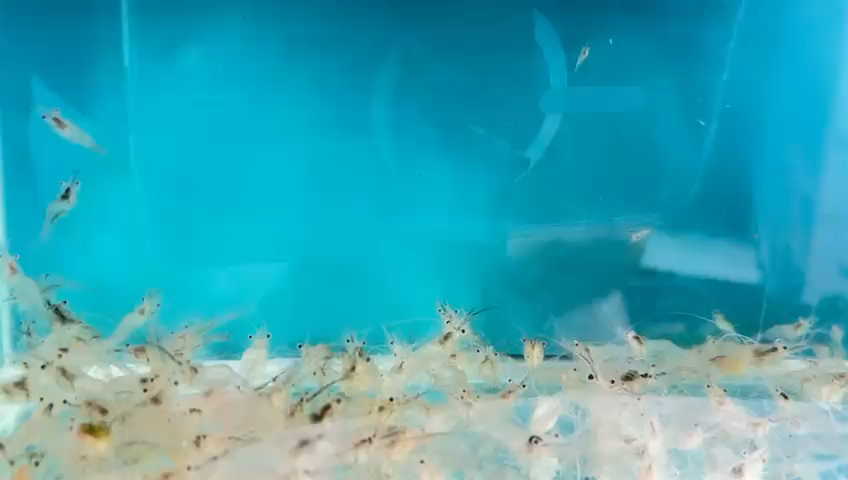
#> input picture shrimp-ai/dataset/images/test/video09_001.png, 848 x 480 px
$ python -i preprocess_yolo_dataset.py   (imports and definitions only)
#> lines starting #> are read from the running program, lines starting #| are printed output that depends on the picture
#> further down, picture is the input picture: shape (480, 848, 3); mean B, G, R 180.7, 165.4, 57.6
from __future__ import annotations

import argparse
import shutil
from pathlib import Path

import cv2


SUPPORTED_EXTENSIONS = {".jpg", ".jpeg", ".png"}
SPLITS = ("train", "val", "test")


# [53 lines left out: functions parse_args, collect_images, resolve_layout, not called in this run]


def preprocess_image(image):
    lab_image = cv2.cvtColor(image, cv2.COLOR_BGR2LAB)
#> lab_image: shape (480, 848, 3); mean of channels 0, 1, 2 162.7, 109.4, 112.9
    l_channel, a_channel, b_channel = cv2.split(lab_image)
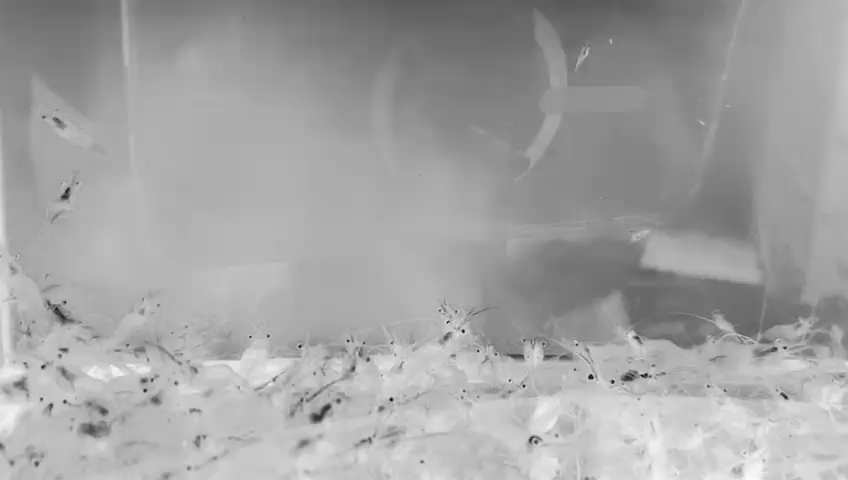
#> l_channel: shape (480, 848); min 9, max 249, mean 162.7
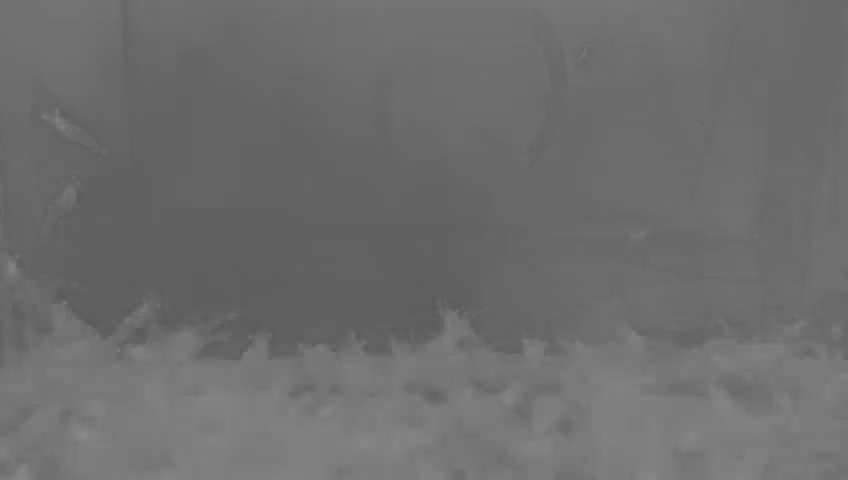
#> a_channel: shape (480, 848); min 90, max 136, mean 109.4
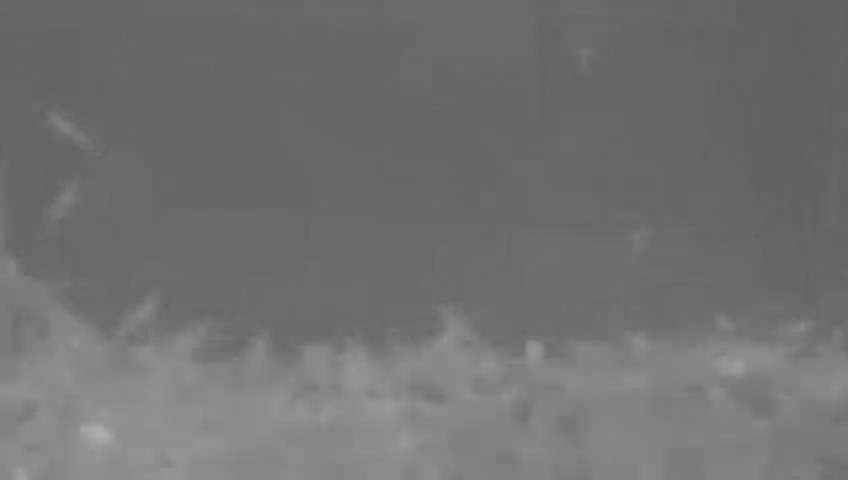
#> b_channel: shape (480, 848); min 95, max 176, mean 112.9

    clahe = cv2.createCLAHE(clipLimit=2.0, tileGridSize=(8, 8))
    enhanced_l_channel = clahe.apply(l_channel)
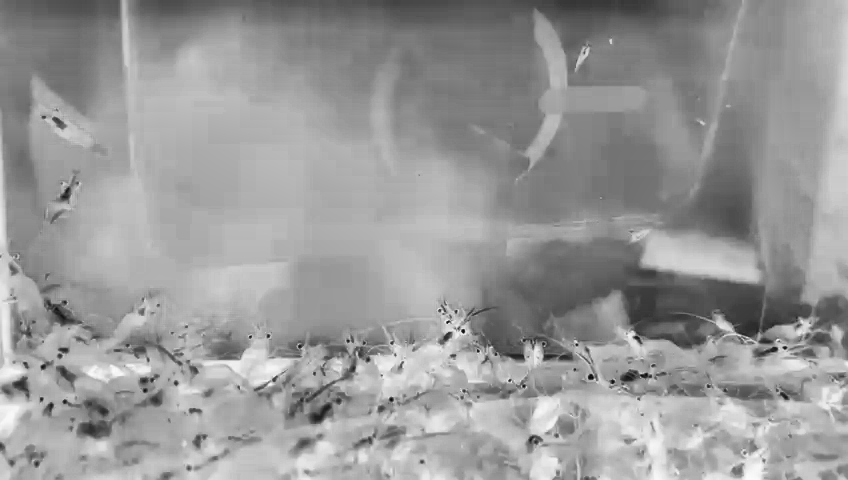
#> enhanced_l_channel: shape (480, 848); min 5, max 251, mean 152.7

    enhanced_lab = cv2.merge((enhanced_l_channel, a_channel, b_channel))
#> enhanced_lab: shape (480, 848, 3); mean of channels 0, 1, 2 152.7, 109.4, 112.9
    color_corrected = cv2.cvtColor(enhanced_lab, cv2.COLOR_LAB2BGR)
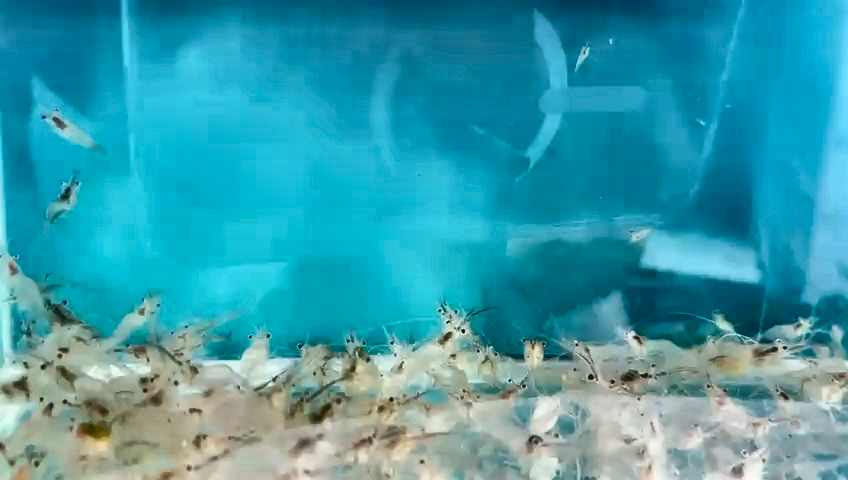
#> color_corrected: shape (480, 848, 3); mean B, G, R 170.7, 155.4, 55.7

    blurred = cv2.GaussianBlur(color_corrected, (3, 3), 0)
    sharpened = cv2.addWeighted(color_corrected, 1.5, blurred, -0.5, 0)

    return sharpened


# [92 lines left out: functions copy_labels, process_split, main, not called in this run]


# [2 lines not run here, left out]

>>> import cv2
>>> picture = cv2.imread('dataset/images/test/video09_001.png')
>>> result = preprocess_image(picture)

$ run again, on shrimp-ai/dataset/images/test/video09_005.png
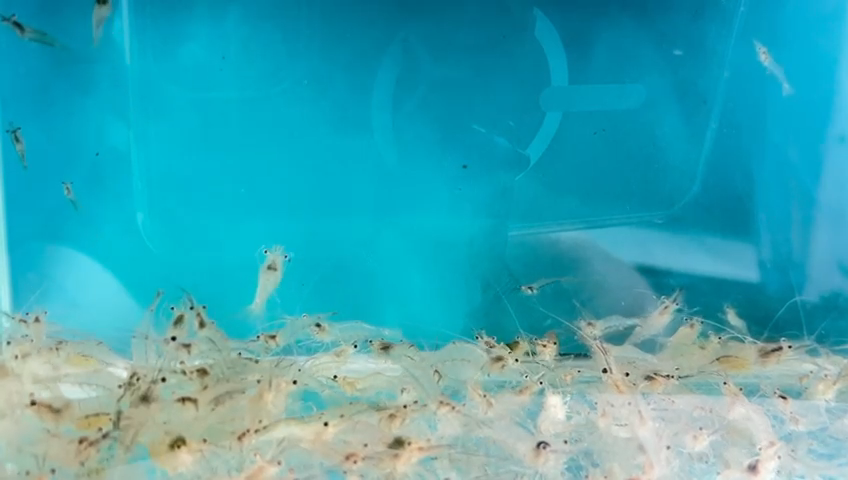
#> input picture shrimp-ai/dataset/images/test/video09_005.png, 848 x 480 px
#> picture is the input picture: shape (480, 848, 3); mean B, G, R 180.5, 166, 58.5
#> lab_image: shape (480, 848, 3); mean of channels 0, 1, 2 163.2, 109, 113.3
#> in preprocess_image, `enhanced_l_channel = clahe.apply(l_channel)`:
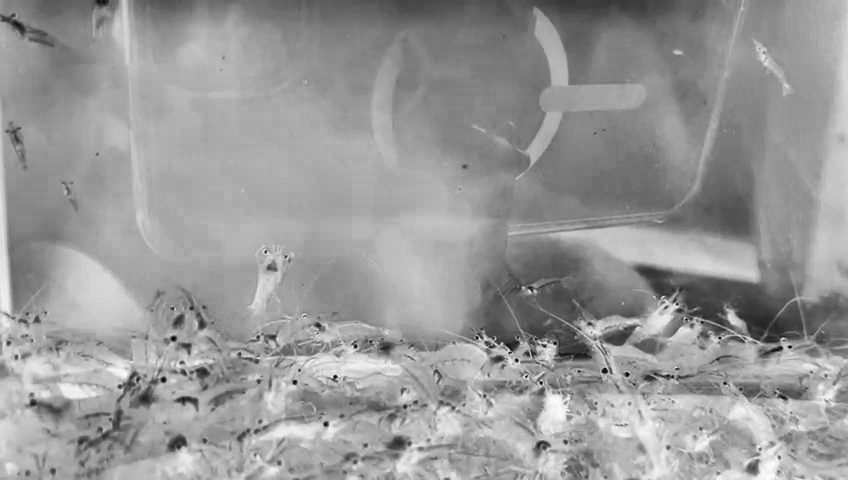
#> enhanced_l_channel: shape (480, 848); min 1, max 254, mean 152.4
#> enhanced_lab: shape (480, 848, 3); mean of channels 0, 1, 2 152.4, 109, 113.3
#> in preprocess_image, `color_corrected = cv2.cvtColor(enhanced_lab, cv2.COLOR_LAB2BGR)`:
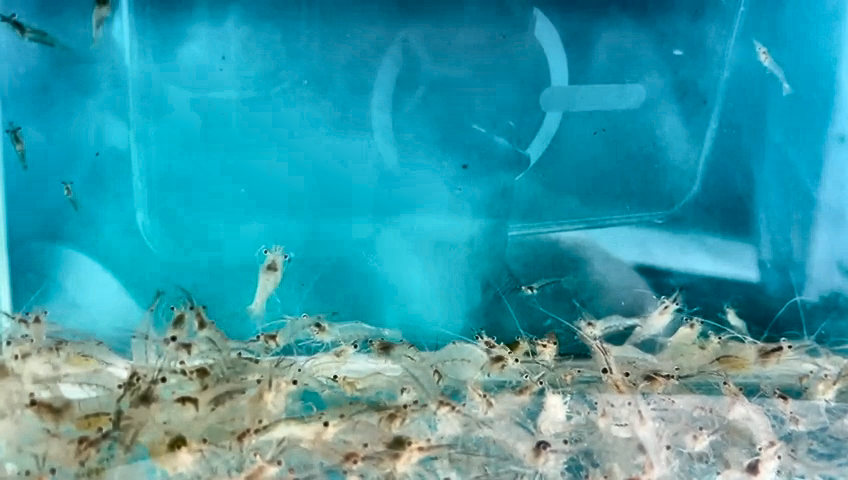
#> color_corrected: shape (480, 848, 3); mean B, G, R 169.6, 155.1, 55.7

$ run again, on shrimp-ai/dataset/images/test/video09_006.png
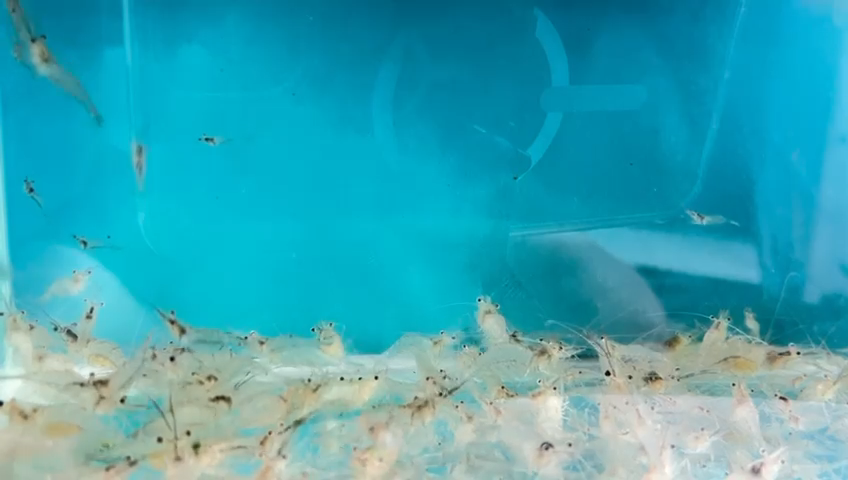
#> input picture shrimp-ai/dataset/images/test/video09_006.png, 848 x 480 px
#> picture is the input picture: shape (480, 848, 3); mean B, G, R 180.3, 165.1, 57.3
#> lab_image: shape (480, 848, 3); mean of channels 0, 1, 2 162.3, 109, 112.9
#> in preprocess_image, `enhanced_l_channel = clahe.apply(l_channel)`:
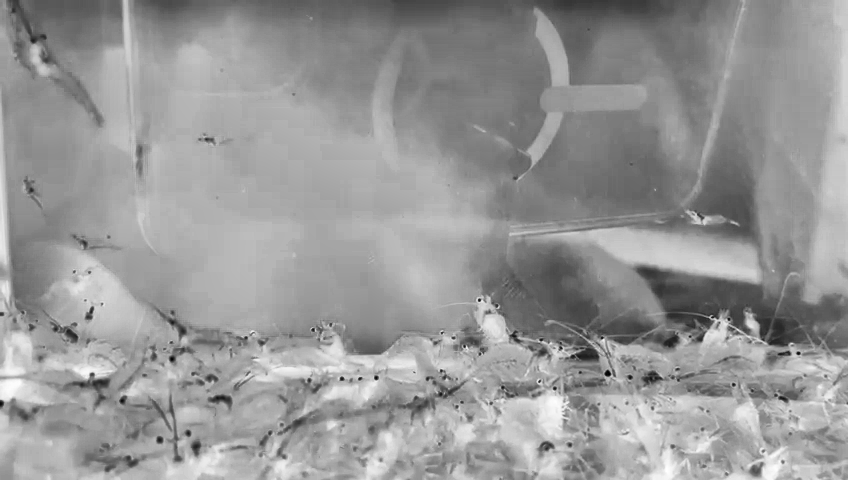
#> enhanced_l_channel: shape (480, 848); min 1, max 255, mean 151.1
#> enhanced_lab: shape (480, 848, 3); mean of channels 0, 1, 2 151.1, 109, 112.9
#> in preprocess_image, `color_corrected = cv2.cvtColor(enhanced_lab, cv2.COLOR_LAB2BGR)`:
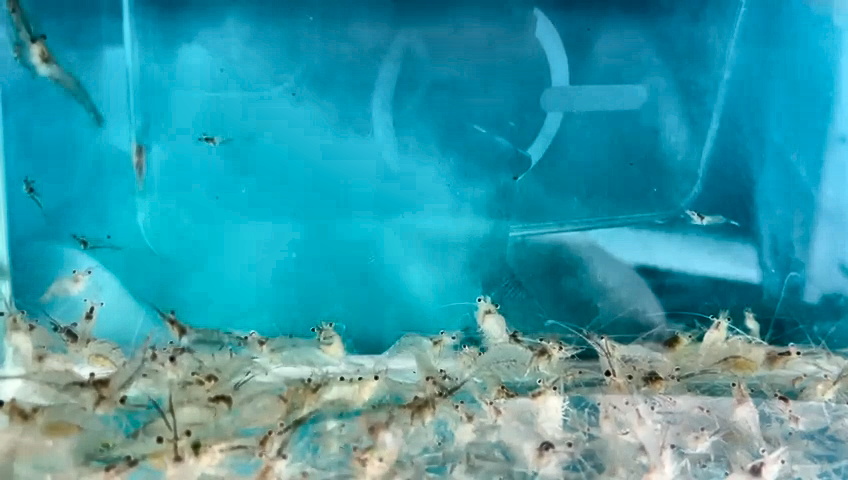
#> color_corrected: shape (480, 848, 3); mean B, G, R 168.9, 153.8, 54

$ run again, on shrimp-ai/dataset/images/test/video09_007.png
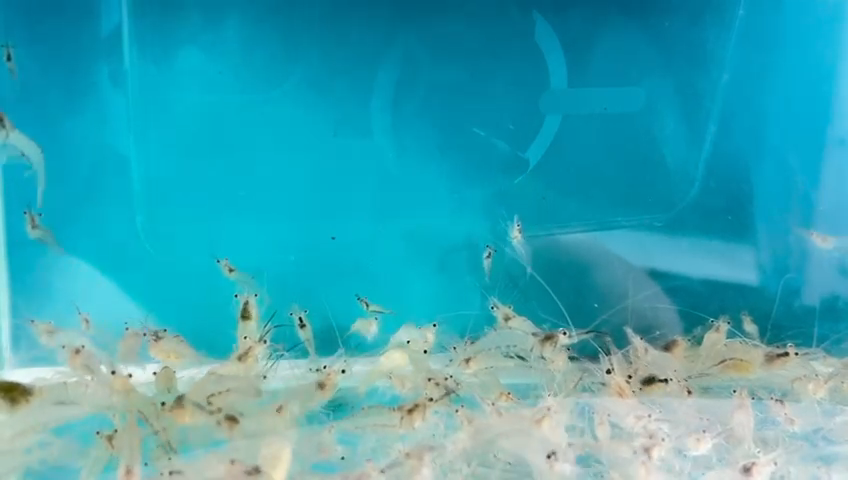
#> input picture shrimp-ai/dataset/images/test/video09_007.png, 848 x 480 px
#> picture is the input picture: shape (480, 848, 3); mean B, G, R 181.2, 165.2, 56.4
#> lab_image: shape (480, 848, 3); mean of channels 0, 1, 2 162.2, 108.8, 112.3
#> in preprocess_image, `enhanced_l_channel = clahe.apply(l_channel)`:
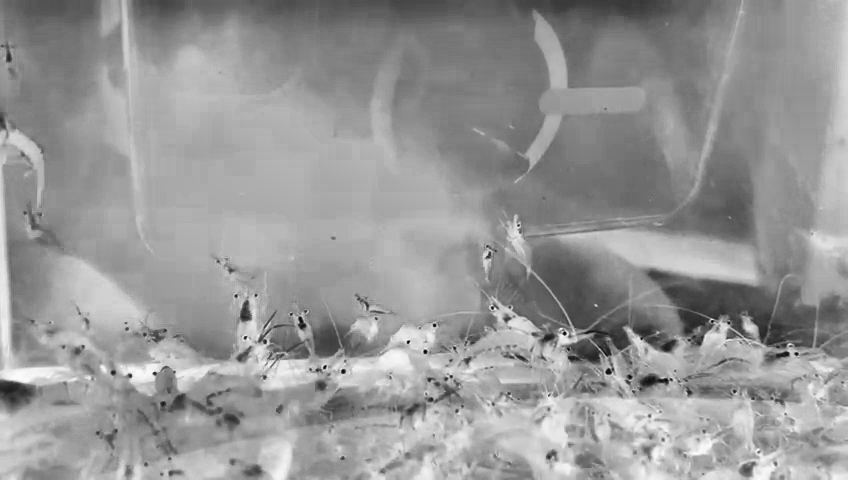
#> enhanced_l_channel: shape (480, 848); min 1, max 253, mean 150.8
#> enhanced_lab: shape (480, 848, 3); mean of channels 0, 1, 2 150.8, 108.8, 112.3
#> in preprocess_image, `color_corrected = cv2.cvtColor(enhanced_lab, cv2.COLOR_LAB2BGR)`:
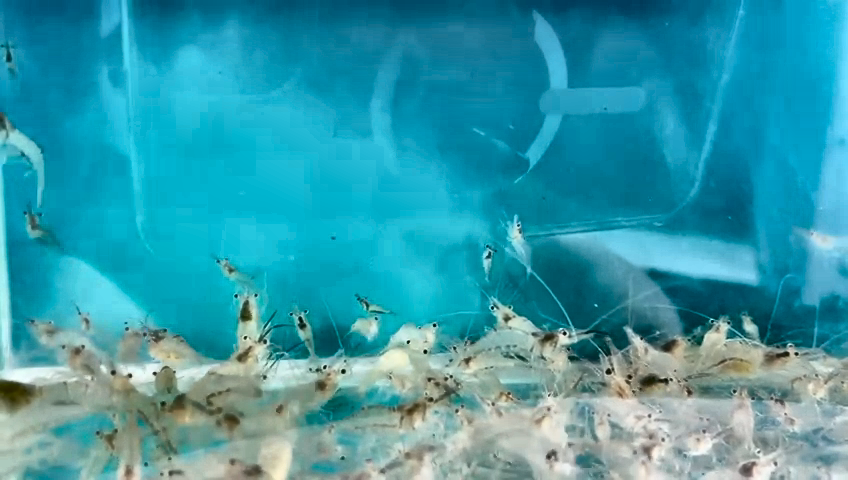
#> color_corrected: shape (480, 848, 3); mean B, G, R 169.6, 153.7, 53
